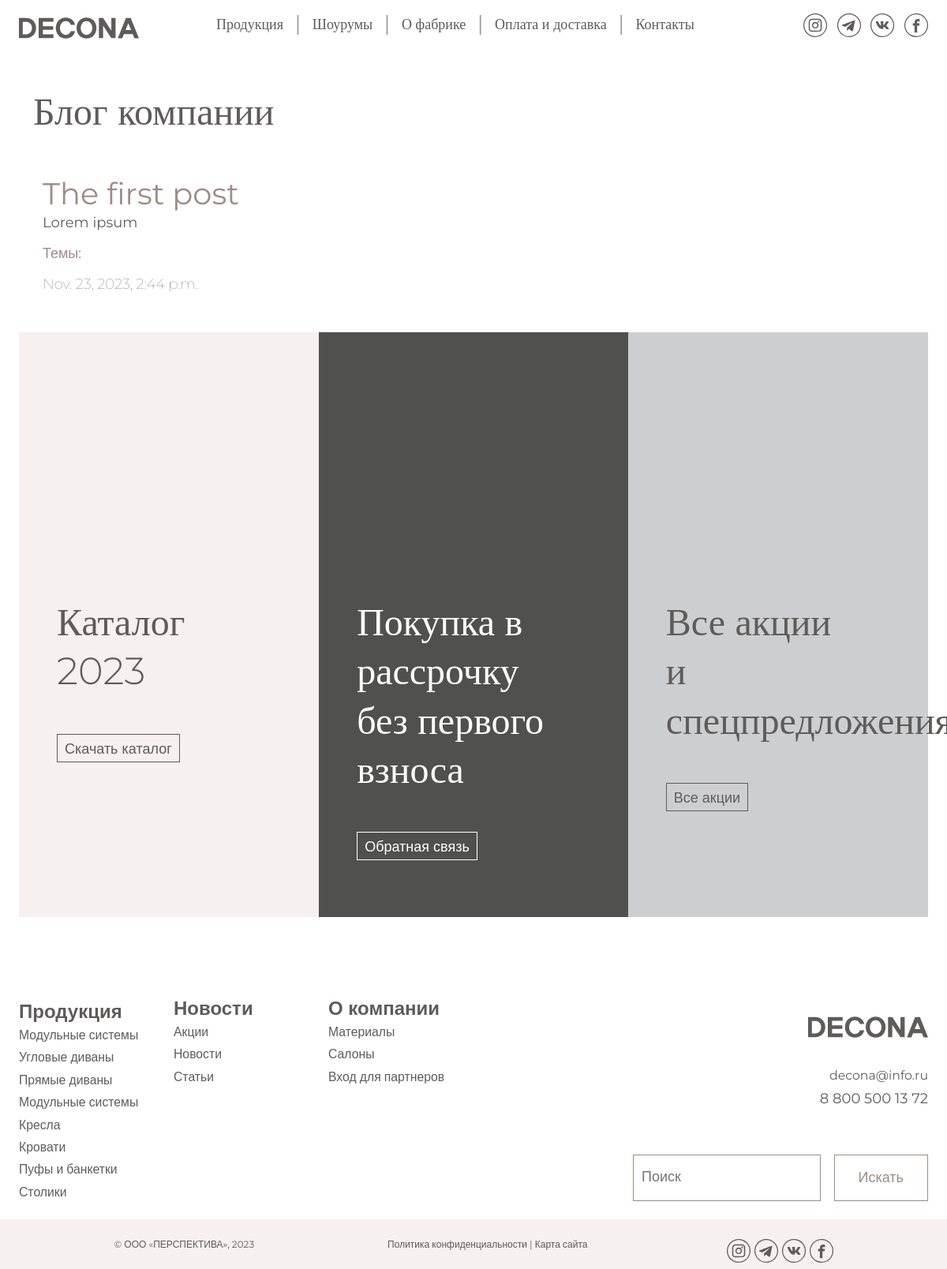
The page /blog/ on the database as committed earlier.
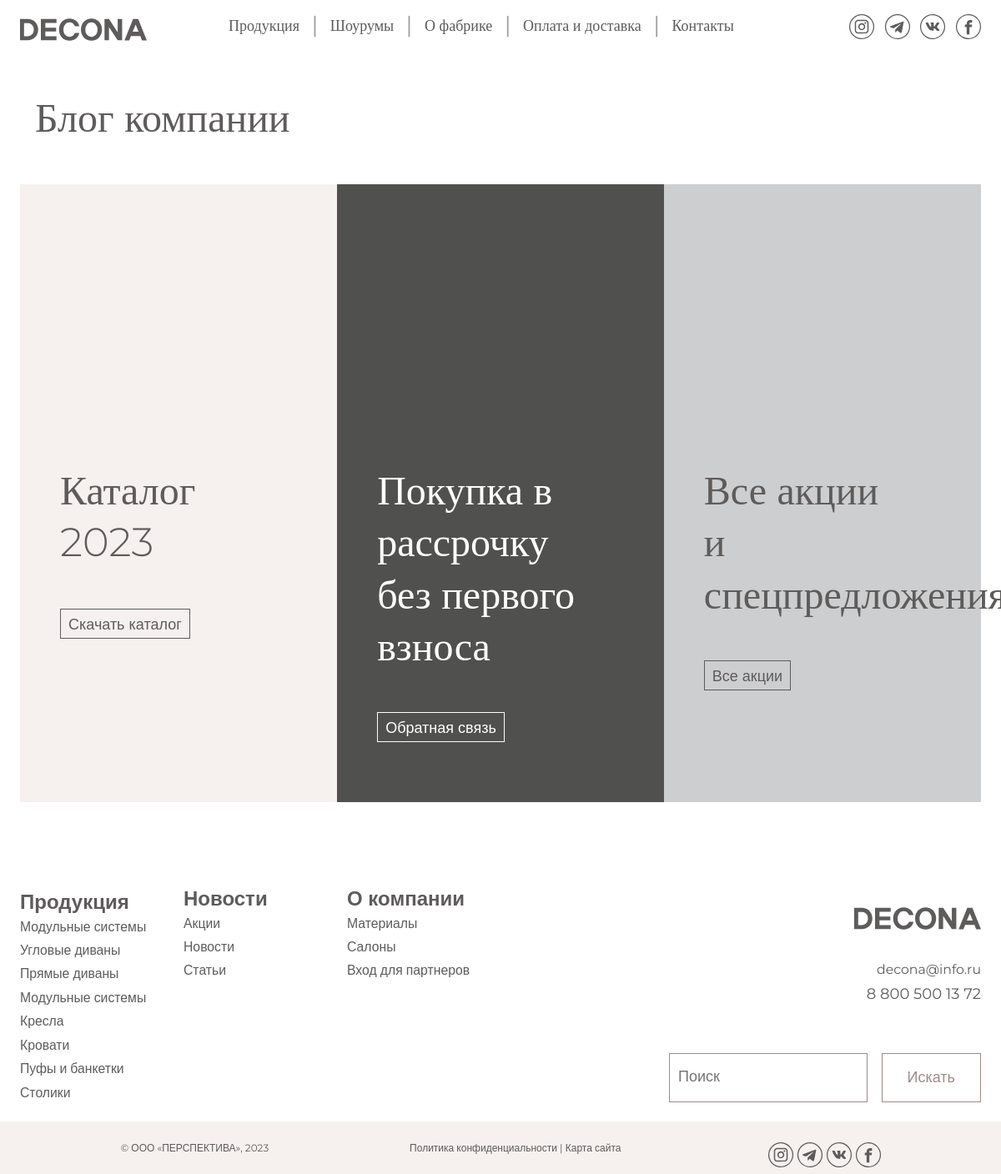
The same page on the database as committed later.
### blog/models.py (models this page shows, shortened)
class Post(models.Model):
	class Status(models.TextChoices):
		DRAFT = 'DF', 'Draft'
		PUBLISHED = 'PB', 'Published'
	title = models.CharField(max_length=250, verbose_name = 'Заголовок')
	slug = models.SlugField(max_length=255, unique=True, db_index=True, verbose_name="URL")
	author = models.ForeignKey(User,
		on_delete=models.CASCADE,
		related_name='blog_posts', verbose_name = 'Автор')
	body = models.TextField(verbose_name = 'Текст поста')
	publish = models.DateTimeField(default=timezone.now, verbose_name = 'Опубликовано')
	created = models.DateTimeField(auto_now_add=True, verbose_name = 'Создано')
	updated = models.DateTimeField(auto_now=True, verbose_name = 'Обновлено')
	status = models.CharField(max_length=2,
		choices=Status.choices,
		default=Status.DRAFT, verbose_name = 'Статус')
	objects = models.Manager() # default
	published = PublishedManager() # show published
	tags = TaggableManager()
	class Meta:
		ordering = ['-publish']
		indexes = [
		models.Index(fields=['-publish']),
		]
		verbose_name = 'Запись в блоге'
		verbose_name_plural = 'Записи в блоге'

### blog/views.py (the view)
# urls.py: path('blog/', views.blog, name = 'blog'),
def blog(request, tag_slug=None):
	posts = Post.published.all()
	tag = None
	if tag_slug:
		tag = get_object_or_404(Tag, slug=tag_slug)
		blog = blog.filter(tags__in=[tag])
	paginator = Paginator(posts, 1)
	page_number = request.GET.get('page', 1)
	posts = paginator.page(page_number)
	return render(request,
		'blog/blog.html',
		{'posts': posts,
		'tag': tag})

### blog/models.py (called while the page is built)
	def get_queryset(self):
		return super().get_queryset()\
			.filter(status=Post.Status.PUBLISHED)

### blog/templates/blog/blog.html (shortened to what this page needs)
{% extends 'product/base_cacao_nav.html' %}
{% load static %}
{% block content %}
<div class="container container-fluid my-5">
	<h2 class="mb-5">Блог компании</h2>
	{% for el in posts %}
	<div class="container">
		<a href="#">
			<h3 class='cacao'>{{ el.title }}</h3>
			{{ el.body|truncatewords:30|linebreaks }}
			<p class="tags cacao my-3">Темы:
			</p>
			<p class='thin mb-5'>{{ el.created }}</p>
		</a>
	</div>
	{% endfor %}
</div>
{% endblock %}

### product/templates/product/base_cacao_nav.html (shortened to what this page needs)
{% load static %}
<!DOCTYPE html>
<html>
<head>
	<link href="https://cdn.jsdelivr.net/npm/bootstrap@5.3.2/dist/css/bootstrap.min.css" rel="stylesheet">
	<link rel="stylesheet" href="{% static 'css/de_style.css'%}" type="text/css">
	<link rel="stylesheet" href="{% static 'css/style.css'%}" type="text/css">
	<link rel="stylesheet" href="{% static 'css/popOverAboutCANVAS.css'%}" type="text/css">
	<link rel="stylesheet" href="{% static 'css/sliderFabricChange.css'%}" type="text/css">
<link rel="stylesheet" href="https://cdnjs.cloudflare.com/ajax/libs/OwlCarousel2/2.3.4/assets/owl.carousel.min.css">
<link rel="stylesheet" href="https://cdnjs.cloudflare.com/ajax/libs/OwlCarousel2/2.3.4/assets/owl.theme.default.min.css">
</head>
<body>
<header class="header">
	<div class='d-none d-lg-block d-xl-block d-xxl-block'>
	  <div class="desctop-menu">
	      <div class="ps-4">
	        <a class='navbar-brand' href='http://127.0.0.1:8000/category_arm'>
	          </a>
	      </div>
	      <div class='pt-2 desctop-menu to-center'>
	        <a class='nav-link  ' aria-current='page' href='http://127.0.0.1:8000/category_arm'>Продукция</a>
	          <p class='  top-string major-text'>|</p>
	        <a class='nav-link  ' href='/showrooms/'>Шоурумы</a>
	          <p class='  top-string major-text'>|</p>
	        <a class='nav-link  ' href='/about/'>О фабрике</a>
	          <p class='  top-string major-text'>|</p>
	        <a class='nav-link  ' href='/payment/'>Оплата и доставка</a>
	          <p class='  top-string major-text'>|</p>
	        <a class='nav-link  ' href='/contact/'>Контакты</a>
	      </div>
	      <div class="ps-4 pe-4 pt-2 righted">
	        <span class='ms-2'>
	          <a class='ps-2' href ='#'>
	          </a>
	          <a class='ps-2' href='#'>
	          </a>
	          <a class='ps-2' href='#'>
	          </a>
	          <a class='ps-2' href='#'>
	          </a>
	        </span>
	      </div>
	    </div>
	  </div>
</header>
{% block content %}
{% endblock %}
	<div class='my-5 mx-4 d-none d-lg-block d-xl-block d-xxl-block' id='desctop-show'>
		<div class='d-flex justify-content-between'>
			<div class ='rectangle latte_bg ps-4'>
				<h2 class='rect-card ps-4 h2_w600'>Каталог</h2>
				<h2 class='ps-4 mb-5 h2_w600'>2023</h2>
				<a href='http://temp.decona.ru/wp-content/uploads/goods_pics/COLLECTIONS/CONSONO/CONSONO_DOWNLOADS/PDF/CONSONO.pdf' class='ps-4'><button class='btn-outline-gray'>Скачать каталог</button></a>
			</div>
			<div class ='rectangle dark-gray ps-4'>
				<h2 class='white rect-card ps-4 h2_w600'>Покупка в рассрочку </h2>
				<h2 class='white ps-4  mb-5 h2_w600'>без первого взноса</h2>
				<a href='http://temp.decona.ru/contact/' class='ps-4'><button class='btn-outline-white'>Обратная связь</button></a>
			</div>
			<div class ='rectangle middle-gray ps-4'>
					<h2 class='rect-card ms-4 h2_w600'>Все акции</h2>
					<h2 class='ms-4 mb-5 h2_w600'>и спецпредложения</h2>
					<a href='http://temp.decona.ru/2023/04/18/great-offer/' class='ps-4'><button class='btn-outline-gray'>Все акции</button></a>
			</div>
			</div>
	</div>
<footer>
	<div class='d-none d-lg-block d-xl-block d-xxl-block' id='desctop-show'>
	    <div class="container-fluid px-4 pt-5 pb-3">
	        <div class='row'>
	            <div class='col-2 pt-2'>
	                <h4 class='mb-1'>Продукция</h4>
	                <p class='small  pb-2'><a href='#'>Модульные системы</a></p>
	                <p class='small  pb-2'><a href='#'>Угловые диваны</a></p>
	                <p class='small  pb-2'><a href='#'>Прямые диваны</a></p>
	                <p class='small  pb-2'><a href='#'>Модульные системы</a></p>
	                <p class='small  pb-2'><a href='#'>Кресла</a></p>
	                <p class='small  pb-2'><a href='#'>Кровати</a></p>
	                <p class='small  pb-2'><a href='#'>Пуфы и банкетки</a></p>
	                <p class='small  pb-2'><a href='#'>Столики</a></p>
	            </div>
	            <div class='col-2 pt-1'>
	                <h4 class='mb-1'>Новости</h4>
	                <p class='small  pb-2'><a href='http://temp.decona.ru/2023/04/18/great-offer/'>Акции</a></p>
	                <p class='small  pb-2'><a href='#'>Новости</a></p>
	                <p class='small  pb-2'><a href='http://temp.decona.ru/articles/'>Статьи</a></p>
	            </div>
	            <div class='col-2 pt-1'>
	                <h4 class='mb-1'>О компании</h4>
	                <p class='small  pb-2'><a href='#'>Материалы</a></p>
	                <p class='small  pb-2'><a href='http://temp.decona.ru/showrooms/'>Салоны</a></p>
	                <p class='small  pb-2'><a href='#'>Вход для партнеров</a></p>
	            </div>
	            <div class='col pt-2 text-end'>
	                <div class="mb-3">
	                    <a class='navbar-brand' href='http://temp.decona.ru'>
	                    </a>
	                </div>
	                <p class='small py-2'>decona@info.ru</p>
	                <p class='pb-5'>8 800 500 13 72</p>
	                <div class="d-flex justify-content-end">
	                    <div>
	                    <form role="search" method="get" class="search-form" action="http://temp.decona.ru/">
	                        <input type="search" id="search-form-1" class="search-field" value="" name="s" placeholder="Поиск">
	                        <input type="submit" class="search-submit" value="Искать">
	                    </form>
	                    </div>
	                </div>
	            </div>
	        </div>
	    </div>
	    <div class='d-flex justify-content-around over-width latte_bg pt-3'>
	        <div>
	            <p class='mt-2 small-text'>© ООО «ПЕРСПЕКТИВА», 2023</p>
	        </div>
	        <div class='px-4 mt-2'>
	            <p class='small-text'><a href = '#'>Политика конфиденциальности</a> |
	            <a href = '#'>Карта сайта</a>
	            </p>
	        </div>
	            <span class='ms-2'>
	                <a class='' href ='#'>
	                </a>
	                <a href='#'>
	                </a>
	                <a href='#'>
	                </a>
	                <a href='#'>
	                </a>
	            </span>
	    </div>
	</div>
</footer>
</body>
</html>

### product/static/css/de_style.css (style rules this page uses)
body { font-family: 'Montserrat', 'Georgia', sans-serif !important; margin: 0; }
h1, h2, h3 { font-family: 'Montserrat'!important; color: #5E5B5B; }
h4, h5, h6 { font-family: 'Montserrat'; color: #5E5B5B; }
h2 { font-size: 3rem!important; }
h4 { padding-bottom: 3rem; }
p { font-size: 1.125rem; color: #5E5B5B; margin-bottom: 0!important; }
.small-text { font-size: 0.75rem!important; color: #5E5B5B!important; }
.major-text { font-size: 1.5em; color: #5E5B5B; }
.latte_bg { background-color: #F6F1EE; }
.middle-gray { background-color: #CDCECF; }
.dark-gray { background-color:#50504E; }
.white { color: #fff!important; }
a { color: #5E5B5B!important; text-decoration: none!important; background-color: transparent; }
.header { padding-top: 0!important; margin-top: -5!important; z-index: 3; position: relative; }
.nav-link { background-color: transparent; font-size: 1.125rem!important; text-decoration: none!important; font-family: 'Montserrat'; font-weight: 300; line-height: 1; padding: .8em!important; }
.navbar-brand { font-family: 'Montserrat'; font-weight: 100; font-size: 2.6rem!important; }
a .icon-header { width: 30px!important; height: 30px!important; margin-top: .5em; padding: 0; }
.desctop-menu { display: flex; flex-direction: row; flex-wrap: nowrap; }
.top-string { line-height: 1.6!important; opacity: 60%; }
.righted { order: 999; }
.to-center { margin-left: auto!important; margin-right: auto!important; }
.over-width { padding-left: 4em; padding-right: 4em; }
.btn-outline-white { background-color: transparent; border: 1px solid #fff; color: #fff!important; font-size: 1.125rem; height: 2.25rem; line-height: 1; padding: .5em; z-index: 5; }
.btn-outline-gray { background-color: transparent; border: 1px solid #5E5B5B; color: #5E5B5B!important; font-size: 1.125rem; height: 2.25rem; line-height: 1; padding: .5em; z-index: 5; }
.rectangle { padding-top: 8em; padding-bottom: 4em; min-width: 33%; }
.rect-card { padding-top: 4em; }
.h2_w600 { font-weight: 300; }

Rows that differ between the two databases and show on the page:
removed Post: title "The first post", body "Lorem ipsum", created "Nov. 23, 2023, 2:44 p.m."
